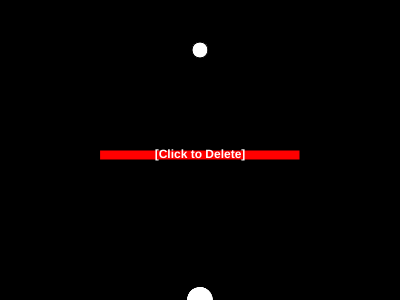
Frame 1 (no input)
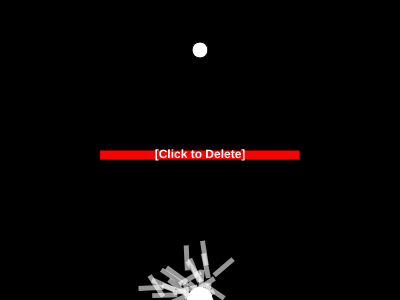
Frame 60 (no input)
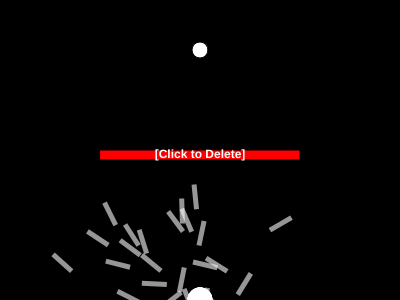
Frame 120 (the mouse pressed at the canvas centre since frame 60)

The p5.js sketch that drew these frames (run headless with seeded random() and noise() and a simulated clock; from frame 60 on, the mouse is pressed at the canvas centre):

// p5.js sketch
// ── sketch.js
var population;
var lifeP;
var target;
var obstacles = [];
var count     = 0;

var lifespan      = 400;
var popSize       = 50;
var maxForce      = 0.2;
var mutationRate  = 0.03;


function setup() {
  createCanvas(400, 300);
  population = new Population();
  lifeP = createP('Frame Elapsed: ' + count);
  generationP = createP('Generation: ' + population.generationCount);
  target = createVector(width/2, 50);
  obstacles.push(new Obstacle(100, 150, 200, 10));
  maxFitP = createP('')
}

function draw() {
  background(0);
  population.run();
  lifeP.html('Frame Elapsed: ' + count);
  generationP.html('Generation: ' + population.generationCount);
  count++;

  if (count === lifespan) {
    population.evaluate();
    population.selection();
    count = 0;
  }

  for (var i = 0; i < obstacles.length; i++) {
    obstacles[i].show();
  }

  ellipse(target.x, target.y, 16, 16)
}
// ── dna.js
function DNA(genes) {
	let randomGenes = function() {
		let genes = [];
		for (var i = 0; i < lifespan; i++) {
			genes[i] = p5.Vector.random2D();
			genes[i].setMag(0.1);
		}
		return genes;
	}

	this.genes = genes ? genes : randomGenes();

	this.crossover = function(partner) {
		let newGenes = [];
		let midPoint = floor(random(this.genes.length));
		for (var i = 0; i < this.genes.length; i++) {
			if (i > midPoint) {
				newGenes[i] = this.genes[i];
			} else {
				newGenes[i] = partner.genes[i];
			}
		}
		return new DNA(newGenes);
	}

	this.mutation = function() {
		for (var i = 0; i < this.genes.length; i++) {
			if (random(1) < 0.01) {
				this.genes[i] = p5.Vector.random2D();
				this.genes[i] = setMag(0.1);
			}
		}
	}
}
// ── obstacle.js
function Obstacle(x, y, w, h) {
	this.x = x;
	this.y = y;
	this.w = w;
	this.h = h;

	this.show = function(mouseX, mouseY) {
    push()

    let offset = 0.01; // avoids immediate hover state upon creation.
    let hoveredObstacle = !(
      mouseX < this.x + offset          ||
      mouseX > this.x + this.w - offset ||
      mouseY < this.y + offset          ||
      mouseY > this.y + this.h - offset
    )
    let rectColor  = hoveredObstacle ? color(255, 0, 0)    : color(255);
    let deleteText = hoveredObstacle ? '[Click to Delete]' : '';

    fill(rectColor)
		rect(this.x, this.y, this.w, this.h);

  	fill(255)
  	textStyle(BOLD)
    text(deleteText, this.x + (this.w - textWidth(deleteText))/ 2, this.y + this.h / 2 + 3)

		pop()
	}
}

// ── population.js
function Population() {
	this.rockets = []
	this.popSize = 100;
	this.matingPool = [];
	this.generationCount = 1;
	this.maxFitGlobal = { fit: 0, generation: 0};

	for (var i = 0; i < this.popSize; i++) {
		this.rockets[i] = new Rocket();
	}

	this.run = function() {
		for (var i = 0; i < this.popSize; i++) {
			this.rockets[i].update();
			this.rockets[i].show();
		}
	}

	this.evaluate = function() {
		let maxFit = 0;
		for (var i = 0; i < this.popSize; i++) {
			this.rockets[i].calcFitness();
			if (this.rockets[i].fitness > maxFit) {
				maxFit = this.rockets[i].fitness;
			}
		}

		if (maxFit > this.maxFitGlobal.fit) {
			this.maxFitGlobal.fit        = maxFit;
			this.maxFitGlobal.generation = this.generationCount;
		}

		maxFitP.html(
			'Max Fitness: ' + round(this.maxFitGlobal.fit).toString() + 
			' Generation: '  + this.maxFitGlobal.generation.toString()
		)

		for (var i = 0; i < this.popSize; i++) {
			this.rockets[i].fitnessNormalized = this.rockets[i].fitness / maxFit;
		}

		this.matingPool = [];
		for (var i = 0; i < this.popSize; i++) {
			let n = this.rockets[i].fitnessNormalized * 100;
			for (var j = 0; j < 1.1**n; j++) {
				this.matingPool.push(this.rockets[i]);
			}
		}
	}

	this.selection = function() {
		newRockets = [];

		for (var i = 0; i < this.rockets.length; i++) {
			let parentA  = random(this.matingPool).dna;
			let parentB  = random(this.matingPool).dna;
			let childDNA = parentA.crossover(parentB);
			childDNA.mutation();
			newRockets[i] = new Rocket(childDNA);
		}
		this.rockets = newRockets;
		this.generationCount++;
	}
}
// ── rocket.js
function Rocket(dna) {
	this.pos = createVector(width/2, height);
	this.vel = createVector();
	this.acc = createVector();
	this.dna = dna ? dna : new DNA();
	this.fitness = 0;
	this.fitnessNormalized;
	this.hitTarget = false;
	this.timeTaken = null;

	this.applyForce = function(force) {
		this.acc.add(force);
	}

	this.update = function() {
		let d = dist(this.pos.x, this.pos.y, target.x, target.y)
		if (d < 10 && !this.hitTarget) {
			this.hitTarget = true;
			this.pos = target.copy();
			this.timeTaken = count;
		}
		this.checkObstacles();
		this.checkEdges();

		this.applyForce(this.dna.genes[count]);
		if (!this.hitTarget && !this.crashed) {
			this.vel.add(this.acc);
			this.pos.add(this.vel);
			this.acc.mult(0);
			this.vel.limit(4);
		}
	}

	this.show = function() {
		push();
		noStroke();
		fill(255, 150);
		translate(this.pos.x, this.pos.y);
		rotate(this.vel.heading());
		rectMode(CENTER);
		rect(0, 0, 25, 5);
		pop();
	}

	this.calcFitness = function() {
		let d = dist(this.pos.x, this.pos.y, target.x, target.y);
		this.fitness = Math.E**map(d, 0, width, 5, 0);
		if (this.hitTarget) {
			this.fitness *= 2000 / this.timeTaken;
		}
		
		if (this.crashed) {
			this.fitness /= 10;
		}
	}

	let checkObstacle = function(rocket, obstacle) {
		return !(
			rocket.pos.x < obstacle.x              ||
			rocket.pos.x > obstacle.x + obstacle.w ||
			rocket.pos.y < obstacle.y              ||
			rocket.pos.y > obstacle.y + obstacle.h
		);		
	}

	this.checkObstacles = function() {
		for (var i = 0; i < obstacles.length; i++) {
			if (checkObstacle(this, obstacles[i])) {
				this.crashed = true;
			}
		}
	}

	this.checkEdges = function() {
		let hitEdge = (
			this.pos.x > width  || 
			this.pos.x < 0      ||
			this.pos.y > height || 
			this.pos.y < 0
		)
		if (hitEdge) {
			this.crashed = true;
		}
	}
}
